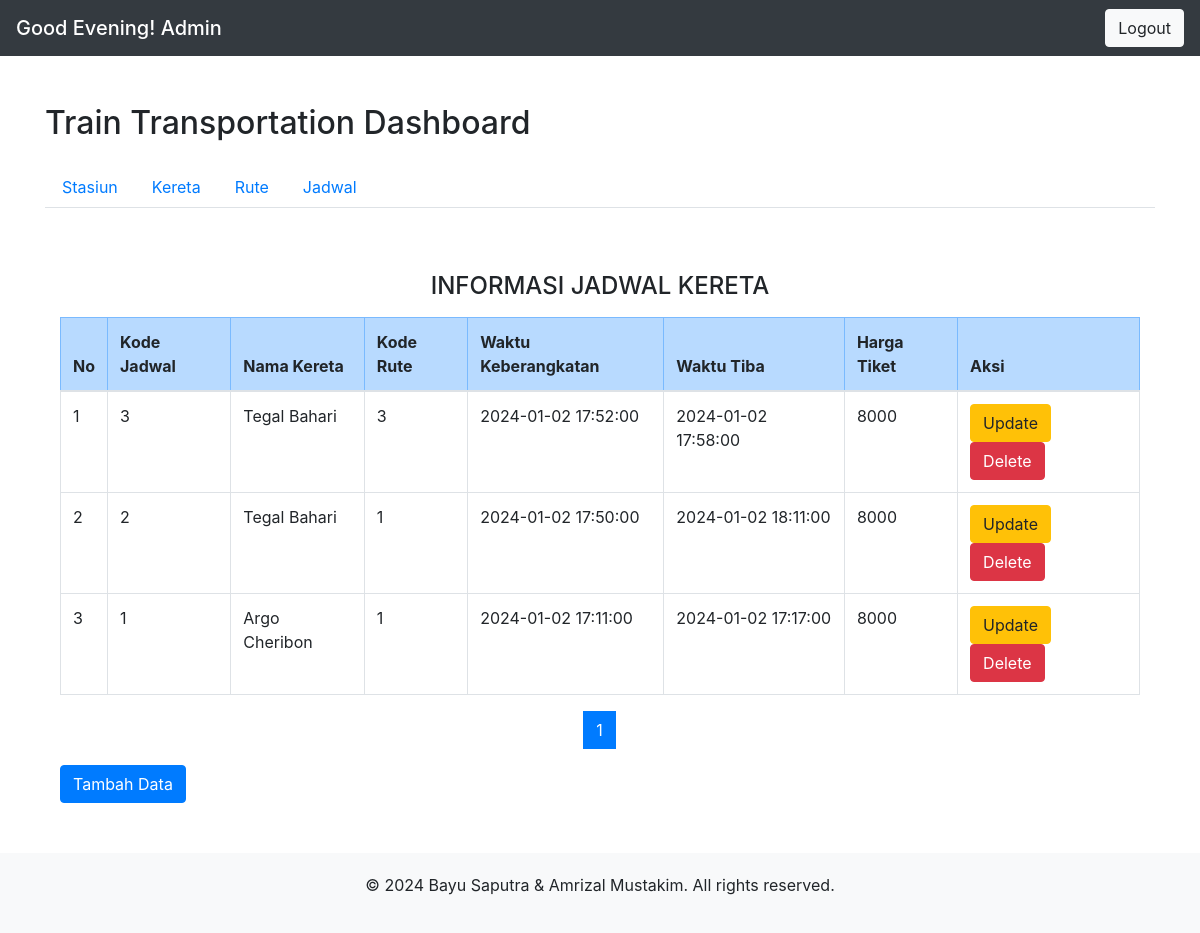
/jadwal.php (signed in), run on the app's committed database.
### tables this page shows
CREATE TABLE `jadwal` (
  `Kode_Jadwal` int(11) NOT NULL,
  `Kode_Kereta` int(11) NOT NULL,
  `Kode_Rute` int(11) NOT NULL,
  `Waktu_Keberangkatan` datetime NOT NULL,
  `Waktu_Tiba` datetime NOT NULL,
  `Harga_Tiket` int(11) NOT NULL
);

CREATE TABLE `kereta` (
  `Kode_Kereta` int(11) NOT NULL,
  `Nama_Kereta` varchar(255) NOT NULL,
  `Jenis_Kereta` varchar(255) NOT NULL,
  `Kapasitas_Kereta` int(11) NOT NULL
);

### jadwal.php (the view, shortened to what this page needs)
<?php
include "db.php";
include "dashboard.php";
$limit = 5;
$page = isset($_GET['page']) ? $_GET['page'] : 1;
$start = ($page - 1) * $limit;
$sql = "SELECT Jadwal.*, Kereta.Nama_Kereta
        FROM Jadwal
        JOIN Kereta ON Jadwal.Kode_Kereta = Kereta.Kode_Kereta
        ORDER BY Jadwal.Kode_Jadwal DESC
        LIMIT $start, $limit";
$result = mysqli_query($kon, $sql);
$no = $start;
?>
<!DOCTYPE html>
<html>
<head>
    <link rel="stylesheet" href="style_index.css">
</head>
<body>
    <div class="container">
        <br>
        <div class="container">
            <br>
            <h4>
                <center>INFORMASI JADWAL KERETA</center>
            </h4>
            <table class="my-3 table table-bordered">
                <thead>
                    <tr class="table-primary">
                        <th>No</th>
                        <th>Kode Jadwal</th>
                        <th>Nama Kereta</th>
                        <th>Kode Rute</th>
                        <th>Waktu Keberangkatan</th>
                        <th>Waktu Tiba</th>
                        <th>Harga Tiket</th>
                        <th colspan='2'>Aksi</th>
                    </tr>
                </thead>
                <tbody>
                    <?php
                    while ($data = mysqli_fetch_array($result)) {
                        $no++;
                    ?>
                        <tr>
                            <td><?php echo $no; ?></td>
                            <td><?php echo $data['Kode_Jadwal']; ?></td>
                            <td><?php echo $data['Nama_Kereta']; ?></td>
                            <td><?php echo $data['Kode_Rute']; ?></td>
                            <td><?php echo $data['Waktu_Keberangkatan']; ?></td>
                            <td><?php echo $data['Waktu_Tiba']; ?></td>
                            <td><?php echo $data['Harga_Tiket']; ?></td>
                            <td>
                                <a href="update_jadwal.php?kode_jadwal=<?php echo $data['Kode_Jadwal']; ?>" class="btn btn-warning" role="button">Update</a>
                                <a href="?delete_id=<?php echo $data['Kode_Jadwal']; ?>" class="btn btn-danger" role="button">Delete</a>
                            </td>
                        </tr>
                    <?php
                    }
                    ?>
                </tbody>
            </table>
            <ul class="pagination justify-content-center">
                <?php
                $total_records = mysqli_num_rows(mysqli_query($kon, "SELECT * FROM Jadwal"));
                $total_pages = ceil($total_records / $limit);
                for ($i = 1; $i <= $total_pages; $i++) {
                    echo "<li class='page-item " . ($page == $i ? 'active' : '') . "'><a class='page-link' href='?page=$i'>$i</a></li>";
                }
                ?>
            </ul>
            <div class="btn-group" role="group" aria-label="Basic example">
                <a href="create_jadwal.php" class="btn btn-primary" role="button">Tambah Data</a>
            </div>
        </div>
    </div>
    <?php include 'footer.php'; ?>
</body>
</html>

### data on the page
jadwal: Kode_Jadwal "3", Kode_Kereta.Nama_Kereta "Tegal Bahari", Kode_Rute "3", Waktu_Keberangkatan "2024-01-02 17:52:00", Waktu_Tiba "2024-01-02 17:58:00", Harga_Tiket "8000"
jadwal: Kode_Jadwal "2", Kode_Kereta.Nama_Kereta "Tegal Bahari", Kode_Rute "1", Waktu_Keberangkatan "2024-01-02 17:50:00", Waktu_Tiba "2024-01-02 18:11:00", Harga_Tiket "8000"
jadwal: Kode_Jadwal "1", Kode_Kereta.Nama_Kereta "Argo Cheribon", Kode_Rute "1", Waktu_Keberangkatan "2024-01-02 17:11:00", Waktu_Tiba "2024-01-02 17:17:00", Harga_Tiket "8000"

### other printed values
$greeting "Good Evening"
$_SESSION['session_username'] "Admin"
